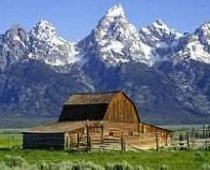
#> input picture yiq-test.png, 210 x 170 px
$ python file.py
#> lines starting #> are read from the running program, lines starting #| are printed output that depends on the picture
#> further down, original_image is the input picture: shape (170, 210, 3); mean R, G, B 103.7, 115.6, 127.3
from math import ceil
from skimage import io, data, color
from matplotlib import pyplot as plt
import os
import copy
import numpy as np


def RGBtoYIQ(original_image):
    # print('Convertendo para o espaço de cores YIQ')

    num_rows = original_image.shape[0]
#> num_rows = 170
    num_columns = original_image.shape[1]
#> num_columns = 210

    yiq_image = np.empty([num_rows, num_columns, 3])

    for i in range(num_rows):
        for j in range(num_columns):

            [R, G, B] = original_image[i][j]

            # RGB para YIQ
            Y = 0.299*R + 0.587*G + 0.114*B
            I = 0.596*R - 0.274*G - 0.322*B
            Q = 0.211*R - 0.523*G + 0.312*B

            yiq_image[i][j] = [Y, I, Q]
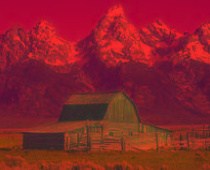
#> yiq_image: shape (170, 210, 3) float64; mean R, G, B 113.4, -10.8, 1.2; drawn with min black and max white
            # [10 lines of commented-out code are left out]

    return yiq_image


def YIQtoRGB(original_image):
    # print('Convertendo para o espaço de cores YIQ')

    num_rows = original_image.shape[0]
#> num_rows = 170
    num_columns = original_image.shape[1]
#> num_columns = 210

    rgb_image = np.empty([num_rows, num_columns, 3])

    for i in range(num_rows):
        for j in range(num_columns):

            [Y, I, Q] = original_image[i][j]

            # YIQ para RGB
            R = 1.000*Y + 0.956*I + 0.621*Q
            G = 1.000*Y - 0.272*I - 0.647*Q
            B = 1.000*Y - 1.106*I + 1.703*Q

            R = round(R)
            G = round(G)
            B = round(B)

            rgb_image[i][j] = [R, G, B]

            # print(Y, I, Q)
            # print(R, G, B)

    return rgb_image.astype(np.uint8)


def negative(original_image):
    """Filtro para interver a cor, isto é, gerar o
       negativo das imagens.

    Args:
        original_image (ndarray): o array da imagem de entrada.

    Returns:
        ndarray : o array com as bandas invertidas.
    """

    L = pow(2, 8)  # 256
    negative_image = (L - 1) - original_image
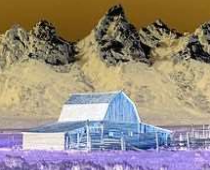
#> negative_image: shape (170, 210, 3); mean R, G, B 151.3, 139.4, 127.7
#| Original Image
#|  [120 157 228]
#| YIQ Image
#|  [154.031 -44.914  14.345]
#| RGB Image
#|  [120 157 228]

    return negative_image


def show_result_plot(original_image, negative_image, yiq_image, rgb_image):
    #  PLOT CONFIG: 1 row X 2 column
    n_row, n_col = 1, 4
    fig, (ax1, ax2, ax3, ax4) = plt.subplots(
        n_row, n_col, constrained_layout=True)

    ax1.set_title('Original Image')
    ax1.imshow(original_image)

    ax2.set_title("Negative Image")
    ax2.imshow(negative_image)

    ax3.set_title("YIQ Image")
    ax3.imshow(yiq_image)

    ax4.set_title("RGB Image")
    ax4.imshow(rgb_image)

    fig.canvas.manager.set_window_title('3. Negative Image Algorithm')
    plt.show()
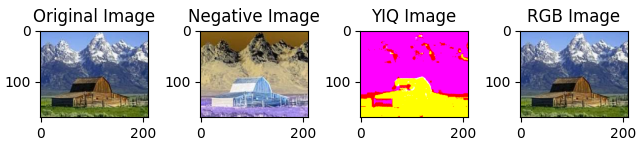
#> figure drawn by matplotlib, 4 panels


# main (tirar daqui)
# filename = os.path.join('', 'red.png')
filename = os.path.join('', 'yiq-test.png')

original_image = io.imread(filename)

# print('Convertendo para o espaço de cores YIQ')
yiq_image = RGBtoYIQ(original_image)

rgb_image = YIQtoRGB(yiq_image)

# print('Gerando o negativo da imagem')
negative_image = negative(original_image)

print("Original Image\n", original_image[0][0], "\n")
print("YIQ Image\n", yiq_image[0][0], "\n")
print("RGB Image\n", rgb_image[0][0], "\n")
# print("Negative Image\n", negative_image[0][0], "\n")


if(np.array_equal(original_image, rgb_image)):
    print('sucess')
else:
    print('failure')


show_result_plot(original_image, negative_image,
                 yiq_image, rgb_image)

$ run again, with apple.png copied over yiq-test.png
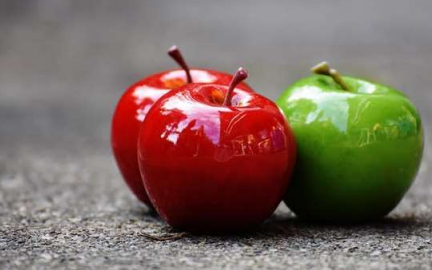
#> input picture apple.png, 432 x 270 px
#> original_image is the input picture: shape (270, 432, 3); mean R, G, B 125.4, 106.8, 96.7
#> after the loop in RGBtoYIQ, `for i in range(num_rows):`:
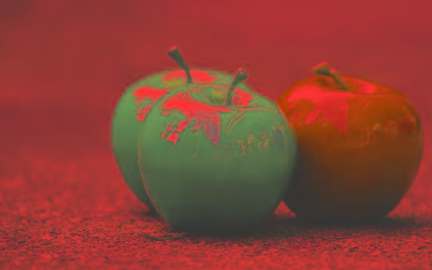
#> yiq_image: shape (270, 432, 3) float64; mean R, G, B 111.2, 14.4, 0.8; drawn with min black and max white
#| Original Image
#|  [88 84 85]
#| YIQ Image
#|  [85.31   2.062  1.156]
#| RGB Image
#|  [88 84 85]
#> in show_result_plot, `plt.show()`:
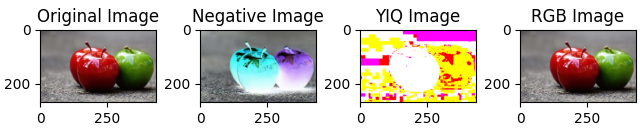
#> figure drawn by matplotlib, 4 panels
